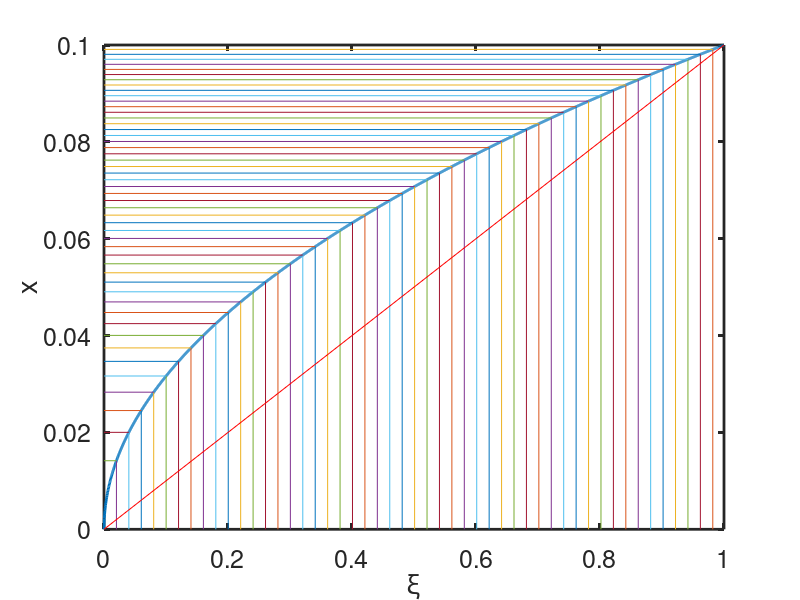

MATLAB code for this plot:
%---------------------------------------------------------------------%
% A program to test 1D grid refinement.
% adapted from page 2 of 
% https://www3.nd.edu/~gtryggva/CFD-Course/2011-Lecture-25.pdf
% rlbarnett c3149416 160119
%---------------------------------------------------------------------%

% sets xmax
L = 0.1; 

% for internal layer calculation
% sign change at xc
xc = L/2.0; 

% "strength": concentrates points either at the centre of the domain (A>0)
% or at the boundaries of the domain (A<0)
A = 2.5;

% root order
ro = 2.0;

% initialise xi parameter array
% spacing in the centre currently is 0.5*dx
smax = 1.0;
smin = 0.0;
% s = smin:2*2.4e-4:smax; 
s = linspace(smin,smax,2048-1);

% length of the x parameter, i.e. the number of points
n = length(s);

% calculate the x values from xi
x = L*(s.^(1/ro));
% x = L*s+A*(xc-L*s).*s.*(1-s);

% plots x as a funtion of xi
figure(1);
plot(s,x,'LineWidth',2);
hold on

% loop plots the lines along x(xi), visually shows dx sizing effectively
for ii=1:round(n/50):n
    
    plot([s(ii),s(ii)],[0.0, x(ii)]);
    plot([0.0,s(ii)],[x(ii), x(ii)]);
    
end

% plot parameters/labels
xlabel('\xi','Fontsize',18) 
ylabel('x','Fontsize',18)
set(gca,'Box','on'); 
set(gca,'Fontsize',18, 'LineWidth',2)
plot([smin,smax],[0,L],'r')
% text(0.05,L-0.1,['A=',num2str(A),...
% ' x=',num2str(xc)],'Fontsize',18)

hold off;
